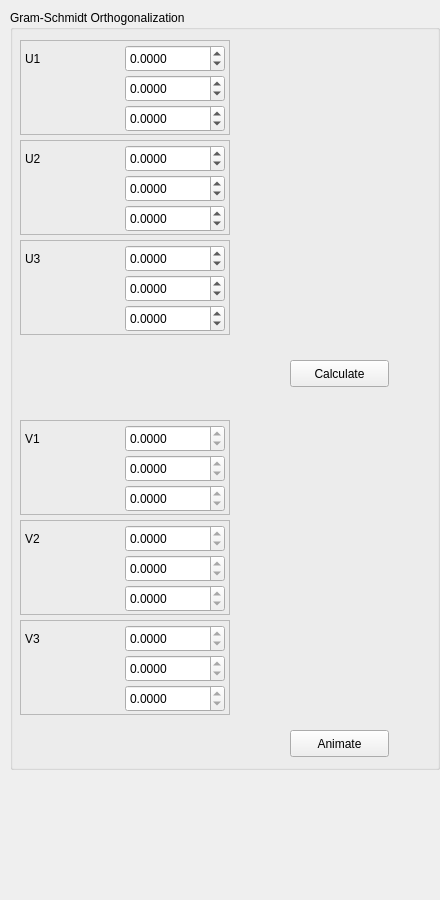
      <widget class="QWidget" name="scrollAreaWidgetContents_6">
       <property name="geometry">
        <rect>
         <x>0</x>
         <y>0</y>
         <width>440</width>
         <height>900</height>
        </rect>
       </property>
       <property name="sizePolicy">
        <sizepolicy hsizetype="Fixed" vsizetype="Fixed">
         <horstretch>0</horstretch>
         <verstretch>0</verstretch>
        </sizepolicy>
       </property>
       <widget class="QGroupBox" name="Matrixinversebox_5">
        <property name="geometry">
         <rect>
          <x>10</x>
          <y>10</y>
          <width>430</width>
          <height>760</height>
         </rect>
        </property>
        <property name="title">
         <string>Gram-Schmidt Orthogonalization</string>
        </property>
        <widget class="QPushButton" name="Calculategrambutton">
         <property name="geometry">
          <rect>
           <x>280</x>
           <y>350</y>
           <width>99</width>
           <height>27</height>
          </rect>
         </property>
         <property name="text">
          <string>Calculate</string>
         </property>
        </widget>
        <widget class="QFrame" name="Vectorframe_4">
         <property name="geometry">
          <rect>
           <x>10</x>
           <y>130</y>
           <width>210</width>
           <height>95</height>
          </rect>
         </property>
         <property name="frameShape">
          <enum>QFrame::StyledPanel</enum>
         </property>
         <property name="frameShadow">
          <enum>QFrame::Raised</enum>
         </property>
         <widget class="QLabel" name="Vectorxdisplaylabel_6">
          <property name="geometry">
           <rect>
            <x>5</x>
            <y>5</y>
            <width>95</width>
            <height>27</height>
           </rect>
          </property>
          <property name="text">
           <string>U2</string>
          </property>
         </widget>
         <widget class="QDoubleSpinBox" name="Vectorbdisplaybox0_3">
          <property name="geometry">
           <rect>
            <x>105</x>
            <y>5</y>
            <width>100</width>
            <height>27</height>
           </rect>
          </property>
          <property name="decimals">
           <number>4</number>
          </property>
          <property name="minimum">
           <double>-10.000000000000000</double>
          </property>
          <property name="maximum">
           <double>10.000000000000000</double>
          </property>
         </widget>
         <widget class="QDoubleSpinBox" name="Vectorbdisplaybox1_3">
          <property name="geometry">
           <rect>
            <x>105</x>
            <y>35</y>
            <width>100</width>
            <height>27</height>
           </rect>
          </property>
          <property name="decimals">
           <number>4</number>
          </property>
          <property name="minimum">
           <double>-10.000000000000000</double>
          </property>
          <property name="maximum">
           <double>10.000000000000000</double>
          </property>
         </widget>
         <widget class="QDoubleSpinBox" name="Vectorbdisplaybox2_3">
          <property name="geometry">
           <rect>
            <x>105</x>
            <y>65</y>
            <width>100</width>
            <height>27</height>
           </rect>
          </property>
          <property name="decimals">
           <number>4</number>
          </property>
          <property name="minimum">
           <double>-10.000000000000000</double>
          </property>
          <property name="maximum">
           <double>10.000000000000000</double>
          </property>
         </widget>
        </widget>
        <widget class="QFrame" name="Vectorframe_6">
         <property name="geometry">
          <rect>
           <x>10</x>
           <y>30</y>
           <width>210</width>
           <height>95</height>
          </rect>
         </property>
         <property name="frameShape">
          <enum>QFrame::StyledPanel</enum>
         </property>
         <property name="frameShadow">
          <enum>QFrame::Raised</enum>
         </property>
         <widget class="QLabel" name="Vectorxdisplaylabel_8">
          <property name="geometry">
           <rect>
            <x>5</x>
            <y>5</y>
            <width>95</width>
            <height>27</height>
           </rect>
          </property>
          <property name="text">
           <string>U1</string>
          </property>
         </widget>
         <widget class="QDoubleSpinBox" name="Vectorbdisplaybox0_4">
          <property name="geometry">
           <rect>
            <x>105</x>
            <y>5</y>
            <width>100</width>
            <height>27</height>
           </rect>
          </property>
          <property name="decimals">
           <number>4</number>
          </property>
          <property name="minimum">
           <double>-10.000000000000000</double>
          </property>
          <property name="maximum">
           <double>10.000000000000000</double>
          </property>
         </widget>
         <widget class="QDoubleSpinBox" name="Vectorbdisplaybox1_4">
          <property name="geometry">
           <rect>
            <x>105</x>
            <y>35</y>
            <width>100</width>
            <height>27</height>
           </rect>
          </property>
          <property name="decimals">
           <number>4</number>
          </property>
          <property name="minimum">
           <double>-10.000000000000000</double>
          </property>
          <property name="maximum">
           <double>10.000000000000000</double>
          </property>
         </widget>
         <widget class="QDoubleSpinBox" name="Vectorbdisplaybox2_4">
          <property name="geometry">
           <rect>
            <x>105</x>
            <y>65</y>
            <width>100</width>
            <height>27</height>
           </rect>
          </property>
          <property name="decimals">
           <number>4</number>
          </property>
          <property name="minimum">
           <double>-10.000000000000000</double>
          </property>
          <property name="maximum">
           <double>10.000000000000000</double>
          </property>
         </widget>
        </widget>
        <widget class="QFrame" name="Vectorframe_7">
         <property name="geometry">
          <rect>
           <x>10</x>
           <y>230</y>
           <width>210</width>
           <height>95</height>
          </rect>
         </property>
         <property name="frameShape">
          <enum>QFrame::StyledPanel</enum>
         </property>
         <property name="frameShadow">
          <enum>QFrame::Raised</enum>
         </property>
         <widget class="QLabel" name="Vectorxdisplaylabel_9">
          <property name="geometry">
           <rect>
            <x>5</x>
            <y>5</y>
            <width>95</width>
            <height>27</height>
           </rect>
          </property>
          <property name="text">
           <string>U3</string>
          </property>
         </widget>
         <widget class="QDoubleSpinBox" name="Vectorbdisplaybox0_5">
          <property name="geometry">
           <rect>
            <x>105</x>
            <y>5</y>
            <width>100</width>
            <height>27</height>
           </rect>
          </property>
          <property name="decimals">
           <number>4</number>
          </property>
          <property name="minimum">
           <double>-10.000000000000000</double>
          </property>
          <property name="maximum">
           <double>10.000000000000000</double>
          </property>
         </widget>
         <widget class="QDoubleSpinBox" name="Vectorbdisplaybox1_5">
          <property name="geometry">
           <rect>
            <x>105</x>
            <y>35</y>
            <width>100</width>
            <height>27</height>
           </rect>
          </property>
          <property name="decimals">
           <number>4</number>
          </property>
          <property name="minimum">
           <double>-10.000000000000000</double>
          </property>
          <property name="maximum">
           <double>10.000000000000000</double>
          </property>
         </widget>
         <widget class="QDoubleSpinBox" name="Vectorbdisplaybox2_5">
          <property name="geometry">
           <rect>
            <x>105</x>
            <y>65</y>
            <width>100</width>
            <height>27</height>
           </rect>
          </property>
          <property name="decimals">
           <number>4</number>
          </property>
          <property name="minimum">
           <double>-10.000000000000000</double>
          </property>
          <property name="maximum">
           <double>10.000000000000000</double>
          </property>
         </widget>
        </widget>
        <widget class="QFrame" name="Vectorframe_10">
         <property name="geometry">
          <rect>
           <x>10</x>
           <y>510</y>
           <width>210</width>
           <height>95</height>
          </rect>
         </property>
         <property name="frameShape">
          <enum>QFrame::StyledPanel</enum>
         </property>
         <property name="frameShadow">
          <enum>QFrame::Raised</enum>
         </property>
         <widget class="QLabel" name="Vectorxdisplaylabel_12">
          <property name="geometry">
           <rect>
            <x>5</x>
            <y>5</y>
            <width>95</width>
            <height>27</height>
           </rect>
          </property>
          <property name="text">
           <string>V2</string>
          </property>
         </widget>
         <widget class="QDoubleSpinBox" name="Vectorbdisplaybox0_8">
          <property name="geometry">
           <rect>
            <x>105</x>
            <y>5</y>
            <width>100</width>
            <height>27</height>
           </rect>
          </property>
          <property name="readOnly">
           <bool>true</bool>
          </property>
          <property name="decimals">
           <number>4</number>
          </property>
          <property name="minimum">
           <double>-10.000000000000000</double>
          </property>
          <property name="maximum">
           <double>10.000000000000000</double>
          </property>
         </widget>
         <widget class="QDoubleSpinBox" name="Vectorbdisplaybox1_8">
          <property name="geometry">
           <rect>
            <x>105</x>
            <y>35</y>
            <width>100</width>
            <height>27</height>
           </rect>
          </property>
          <property name="readOnly">
           <bool>true</bool>
          </property>
          <property name="decimals">
           <number>4</number>
          </property>
          <property name="minimum">
           <double>-10.000000000000000</double>
          </property>
          <property name="maximum">
           <double>10.000000000000000</double>
          </property>
         </widget>
         <widget class="QDoubleSpinBox" name="Vectorbdisplaybox2_8">
          <property name="geometry">
           <rect>
            <x>105</x>
            <y>65</y>
            <width>100</width>
            <height>27</height>
           </rect>
          </property>
          <property name="readOnly">
           <bool>true</bool>
          </property>
          <property name="decimals">
           <number>4</number>
          </property>
          <property name="minimum">
           <double>-10.000000000000000</double>
          </property>
          <property name="maximum">
           <double>10.000000000000000</double>
          </property>
         </widget>
        </widget>
        <widget class="QFrame" name="Vectorframe_8">
         <property name="geometry">
          <rect>
           <x>10</x>
           <y>610</y>
           <width>210</width>
           <height>95</height>
          </rect>
         </property>
         <property name="frameShape">
          <enum>QFrame::StyledPanel</enum>
         </property>
         <property name="frameShadow">
          <enum>QFrame::Raised</enum>
         </property>
         <widget class="QLabel" name="Vectorxdisplaylabel_10">
          <property name="geometry">
           <rect>
            <x>5</x>
            <y>5</y>
            <width>95</width>
            <height>27</height>
           </rect>
          </property>
          <property name="text">
           <string>V3</string>
          </property>
         </widget>
         <widget class="QDoubleSpinBox" name="Vectorbdisplaybox0_6">
          <property name="geometry">
           <rect>
            <x>105</x>
            <y>5</y>
            <width>100</width>
            <height>27</height>
           </rect>
          </property>
          <property name="readOnly">
           <bool>true</bool>
          </property>
          <property name="decimals">
           <number>4</number>
          </property>
          <property name="minimum">
           <double>-10.000000000000000</double>
          </property>
          <property name="maximum">
           <double>10.000000000000000</double>
          </property>
         </widget>
         <widget class="QDoubleSpinBox" name="Vectorbdisplaybox1_6">
          <property name="geometry">
           <rect>
            <x>105</x>
            <y>35</y>
            <width>100</width>
            <height>27</height>
           </rect>
          </property>
          <property name="readOnly">
           <bool>true</bool>
          </property>
          <property name="decimals">
           <number>4</number>
          </property>
          <property name="minimum">
           <double>-10.000000000000000</double>
          </property>
          <property name="maximum">
           <double>10.000000000000000</double>
          </property>
         </widget>
         <widget class="QDoubleSpinBox" name="Vectorbdisplaybox2_6">
          <property name="geometry">
           <rect>
            <x>105</x>
            <y>65</y>
            <width>100</width>
            <height>27</height>
           </rect>
          </property>
          <property name="readOnly">
           <bool>true</bool>
          </property>
          <property name="decimals">
           <number>4</number>
          </property>
          <property name="minimum">
           <double>-10.000000000000000</double>
          </property>
          <property name="maximum">
           <double>10.000000000000000</double>
          </property>
         </widget>
        </widget>
        <widget class="QFrame" name="Vectorframe_9">
         <property name="geometry">
          <rect>
           <x>10</x>
           <y>410</y>
           <width>210</width>
           <height>95</height>
          </rect>
         </property>
         <property name="frameShape">
          <enum>QFrame::StyledPanel</enum>
         </property>
         <property name="frameShadow">
          <enum>QFrame::Raised</enum>
         </property>
         <widget class="QLabel" name="Vectorxdisplaylabel_11">
          <property name="geometry">
           <rect>
            <x>5</x>
            <y>5</y>
            <width>95</width>
            <height>27</height>
           </rect>
          </property>
          <property name="text">
           <string>V1</string>
          </property>
         </widget>
         <widget class="QDoubleSpinBox" name="Vectorbdisplaybox0_7">
          <property name="geometry">
           <rect>
            <x>105</x>
            <y>5</y>
            <width>100</width>
            <height>27</height>
           </rect>
          </property>
          <property name="readOnly">
           <bool>true</bool>
          </property>
          <property name="decimals">
           <number>4</number>
          </property>
          <property name="minimum">
           <double>-10.000000000000000</double>
          </property>
          <property name="maximum">
           <double>10.000000000000000</double>
          </property>
         </widget>
         <widget class="QDoubleSpinBox" name="Vectorbdisplaybox1_7">
          <property name="geometry">
           <rect>
            <x>105</x>
            <y>35</y>
            <width>100</width>
            <height>27</height>
           </rect>
          </property>
          <property name="readOnly">
           <bool>true</bool>
          </property>
          <property name="decimals">
           <number>4</number>
          </property>
          <property name="minimum">
           <double>-10.000000000000000</double>
          </property>
          <property name="maximum">
           <double>10.000000000000000</double>
          </property>
         </widget>
         <widget class="QDoubleSpinBox" name="Vectorbdisplaybox2_7">
          <property name="geometry">
           <rect>
            <x>105</x>
            <y>65</y>
            <width>100</width>
            <height>27</height>
           </rect>
          </property>
          <property name="readOnly">
           <bool>true</bool>
          </property>
          <property name="decimals">
           <number>4</number>
          </property>
          <property name="minimum">
           <double>-10.000000000000000</double>
          </property>
          <property name="maximum">
           <double>10.000000000000000</double>
          </property>
         </widget>
        </widget>
        <widget class="QPushButton" name="Animategrambutton">
         <property name="geometry">
          <rect>
           <x>280</x>
           <y>720</y>
           <width>99</width>
           <height>27</height>
          </rect>
         </property>
         <property name="text">
          <string>Animate</string>
         </property>
        </widget>
       </widget>
      </widget>
